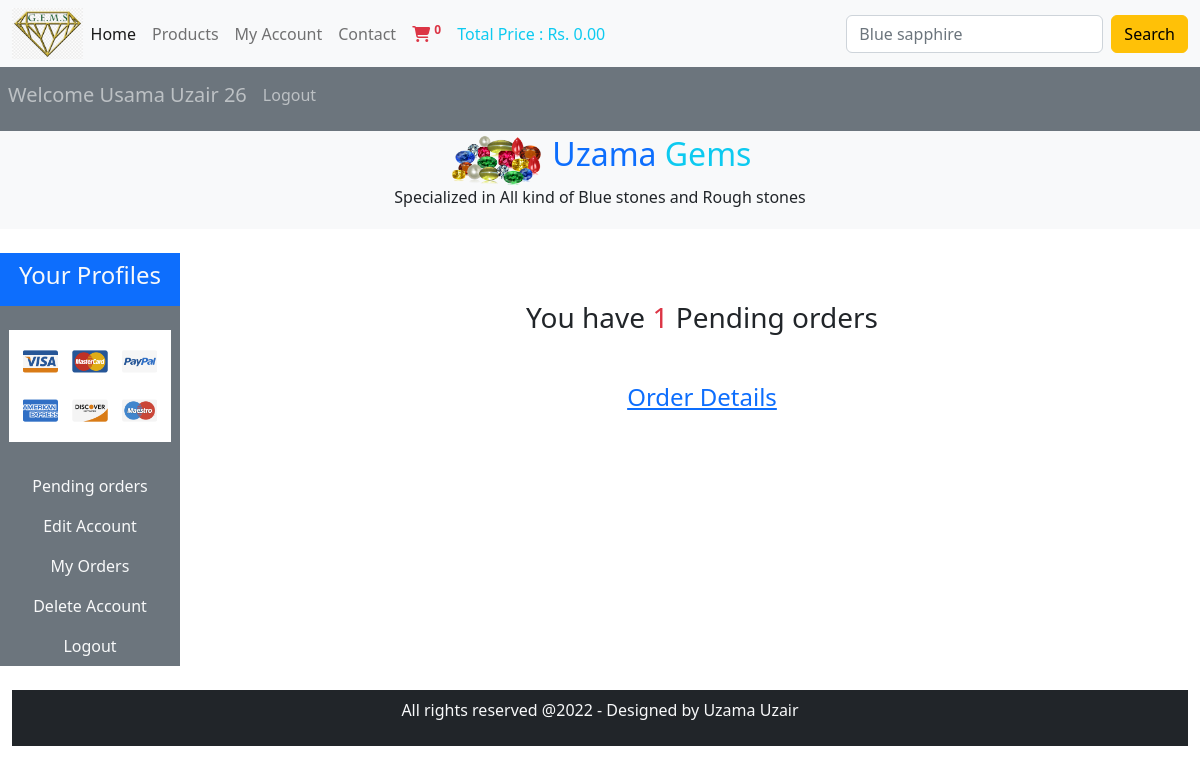
/users_area/profile.php (signed in), run on the app's committed database.
### tables this page shows
CREATE TABLE `user_table` (
  `user_id` int(11) NOT NULL,
  `username` varchar(255) NOT NULL,
  `user_email` varchar(255) NOT NULL,
  `user_password` varchar(255) NOT NULL,
  `user_image` varchar(255) NOT NULL,
  `user_ip` varchar(100) NOT NULL,
  `user_address` varchar(255) NOT NULL,
  `user_mobile` varchar(20) NOT NULL
);

### users_area/profile.php (the view, shortened to what this page needs)
<?php
include('../includes/connect.php');
include('../functions/common_functions.php');
?>
<!DOCTYPE html>
<html lang="en">
<head>
    <link href="https://cdn.jsdelivr.net/npm/bootstrap@5.2.0/dist/css/bootstrap.min.css" rel="stylesheet">
    <link rel="stylesheet" href="https://cdnjs.cloudflare.com/ajax/libs/font-awesome/6.1.2/css/all.min.css" />
    <link rel='stylesheet' href='https://cdn.jsdelivr.net/npm/sweetalert2@7.12.15/dist/sweetalert2.min.css'></link>
    <link rel="stylesheet" href="../styles/style.css">
</head>
<body>
    <div class="container-fluid p-0">
        <nav class="navbar navbar-expand-lg bg-light">
            <div class="container-fluid">
                <img src="../images/logo-5.png" alt="" class="imgL">
                <div class="collapse navbar-collapse" id="navbarSupportedContent">
                    <ul class="navbar-nav me-auto mb-2 mb-lg-0 ">
                        <li class="nav-item">
                            <a class="nav-link active" aria-current="page" href="../index.php">Home</a>
                        </li>
                        <li class="nav-item">
                            <a class="nav-link" href="../display_all.php">Products</a>
                        </li>
                        <li class="nav-item">
                            <a class="nav-link" href="profile.php">My Account</a>
                        </li>
                        <li class="nav-item">
                            <a class="nav-link" href="#">Contact</a>
                        </li>
                        <li class="nav-item">
                            <a class="nav-link text-danger" href="../cart.php"><i class="fa-solid fa-cart-shopping"></i> <sup><b>
                                <?php
                                    cart_item();
                                ?>
                            </b></sup> </a>
                        </li>
                        <li class="nav-item">
                            <a class="nav-link text-info" href="#">Total Price : Rs. <?php total_cart_price(); ?>.00 </a>
                        </li>
                    </ul>
                    <form class="d-flex" action="../search_product.php" role="search" method="GET">
                        <input class="form-control me-2" type="search" placeholder="Blue sapphire" name="search_data" aria-label="Search">
                        <input type="submit" class="btn btn-warning" value="Search" name="search_data_product">
                    </form>
                </div>
            </div>
        </nav>
        <nav class="navbar navbar-expand-lg navbar-dark bg-secondary">
            <ul class="navbar-nav me-auto">
            <?php
            if(!isset($_SESSION['username']) ) {
                        echo "<li class='nav-item'>
                        <a href='#' class='nav-link'>
                            <h5>Welcome Guest</h5>
                        </a>
                    </li>";
                    } else {
                        echo "<li class='nav-item'>
                        <a href='#' class='nav-link'>
                            <h5>Welcome ".$_SESSION['username']."</h5>
                        </a>
                    </li>";
                    }
                if(!isset($_SESSION['username']) ) {
                    echo "<li class='nav-item'>
                    <a href='./users_area/user_login.php' class='nav-link'> Login</a>
                </li>";
                } else {
                    echo "<li class='nav-item'>
                    <a href='./users_area/logout.php' class='nav-link'> Logout</a>
                </li>";
                }
                ?>
            </ul>
        </nav>
        <div class="bg-light p-1">
            <div class="d-flex justify-content-center">
                <img src="../images/logo-3.png" alt="" class="imgL3">
                <h2 class="text-primary">&nbsp;Uzama <span class="text-info">Gems</span> </h2>
            </div>
            <p class="text-center">Specialized in All kind of Blue stones and Rough stones</p>
        </div>
        <br>
        <div class="row">
            <div class="col-md-2 ">
                <ul class="navbar-nav bg-secondary text-light text-center">
                <li class="nav-item">
                    <a class="nav-link bg-primary"  href="#"> <h4>Your Profiles</h4></a>
                </li>
                <?php
                $userName = $_SESSION['username'];
                $select_user = "SELECT * FROM `user_table` WHERE username = '$userName'";
                $execute_user = mysqli_query($con,$select_user);
                $row_user = mysqli_fetch_assoc($execute_user);
                $user_image = $row_user['user_image'];
                ?>
                <li class="nav-item">
                    <img src="./user_images/<?php echo $user_image ?>" class="profile_img my-4" alt="">
                </li>
                <li class="nav-item">
                    <a class="nav-link "  href="profile.php">Pending orders</a>
                </li>
                <li class="nav-item">
                    <a class="nav-link "  href="profile.php?edit_account"> Edit Account</a>
                </li>
                <li class="nav-item">
                    <a class="nav-link "  href="profile.php?my_orders">My Orders</a>
                </li>
                <li class="nav-item">
                    <a class="nav-link "  href="profile.php?delete_account">Delete Account</a>
                </li>
                <li class="nav-item">
                    <a class="nav-link "  href="logout.php">Logout</a>
                </li>
                </ul>
            </div>
            <div class="col-md-10 text-center">
                <?php
                    get_user_order_details();
                ?>
            </div>
        </div>
    <?php
        include('../includes/footer.php');
    ?>
    </div>
</body>
</html>

### functions/common_functions.php (shortened to what this page needs)
<?php
function getIPAddress()
{
    if (!empty($_SERVER['HTTP_CLIENT_IP'])) {
        $ip = $_SERVER['HTTP_CLIENT_IP'];
    }
    elseif (!empty($_SERVER['HTTP_X_FORWARDED_FOR'])) {
        $ip = $_SERVER['HTTP_X_FORWARDED_FOR'];
    }
    else {
        $ip = $_SERVER['REMOTE_ADDR'];
    }
    return $ip;
}
function cart_item()
{
    if (isset($_GET['add_to_cart'])) {
        global $con;
        $ip = getIPAddress();
        $select_query = "SELECT * FROM `cart_details` WHERE ip_address = '$ip'";
        $result_query = mysqli_query($con, $select_query);
        $count_cart_items = mysqli_num_rows($result_query);
    } else {
        global $con;
        $ip = getIPAddress();
        $select_query = "SELECT * FROM `cart_details` WHERE ip_address = '$ip'";
        $result_query = mysqli_query($con, $select_query);
        $count_cart_items = mysqli_num_rows($result_query);
    }
    echo $count_cart_items;
}
function total_cart_price(){
    $total = 0;
    echo $total;
}
function get_user_order_details(){
    global $con;
    $username = $_SESSION['username'];
    $get_details = "SELECT * FROM `user_table` WHERE username = '$username'";
    $result_user_order = mysqli_query($con,$get_details);
    while($row_order_query=mysqli_fetch_assoc($result_user_order)){
        $user_id = $row_order_query['user_id'];
        if(!isset($_GET['edit_account'])){
            if(!isset($_GET['my_orders'])){
                if(!isset($_GET['delete_account'])){
                    $get_orders = "SELECT * FROM `user_orders` WHERE user_id = $user_id AND order_status ='pending' ";
                    $result_order_pending_query = mysqli_query($con,$get_orders);
                    $row_count_pending = mysqli_num_rows($result_order_pending_query);
                    if($row_count_pending > 0){
                        echo "<h3 class='text-center my-5'>You have <span class='text-danger'>$row_count_pending</span> Pending orders</h3>
                       <h4  class='text-center'> <a href='profile.php?my_orders'> Order Details</a></h4>";
                    }else {
                        echo "<h3 class='text-center my-5'>You have zero Pending orders</h3>
                       <h4  class='text-center'> <a href='../index.php'> Explore Gems</a></h4>";
                    }
                }
            }
        }
    }
}
?>

### styles/style.css (style rules this page uses)
* { margin: 0; padding: 0; box-sizing: border-box; }
.imgL { width: 6%; height: 6%; }
.imgL3 { width: 8%; height: 8%; }

### users_area/profile.php (style rules this page uses)
body { overflow-x: hidden; }
.profile_img { width: 90%; margin: auto; height: 100%; object-fit: contain; }

### data on the page
user_table: user_image (picture), row_count_pending "1"

### other printed values
$count_cart_items "0"
$total "0"
$_SESSION['username'] "Usama Uzair 26"
